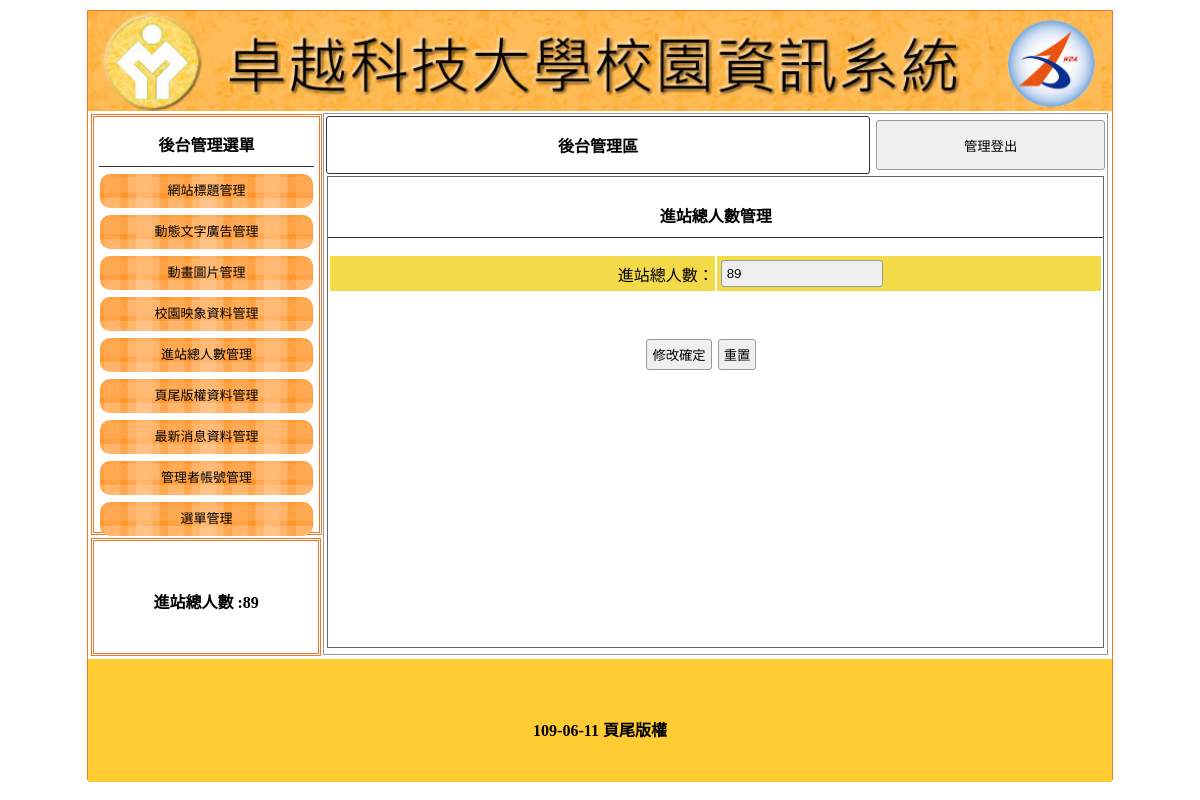
The page /admin.php?do=total on the database its author committed.
### tables this page shows
CREATE TABLE `title` (
  `id` int(10) UNSIGNED NOT NULL,
  `img` text NOT NULL,
  `text` text NOT NULL,
  `sh` int(1) NOT NULL
);

CREATE TABLE `total` (
  `id` int(10) UNSIGNED NOT NULL,
  `total` int(10) UNSIGNED NOT NULL
);

CREATE TABLE `bottom` (
  `id` int(10) UNSIGNED NOT NULL,
  `bottom` varchar(128) NOT NULL
);

### base.php (called while the page is built, shortened)
<?php
class DB{
    private $dsn="mysql:host=localhost;charset=utf8;dbname=db05";
    private $root="root";
    private $password="";
    private $table;
    private $pdo;
    public function __construct($table){
        $this->table=$table;
        $this->pdo=new PDO($this->dsn,$this->root,$this->password);
    }
public function find($arg){
    $sql="select * from $this->table ";
    if( is_array($arg)){
        foreach($arg as $key => $value){
            $tmp[]=sprintf("`%s`='%s'",$key,$value);
        }
        $sql=$sql. " where ".implode(" && ",$tmp);
    }else{
        $sql=$sql. " where `id`='$arg'";
    }
    return $this->pdo->query($sql)->fetch(PDO::FETCH_ASSOC);
}
}
?>

### admin.php (the view, shortened to what this page needs)
<?php include_once "base.php";?>
<!DOCTYPE html
    PUBLIC "-//W3C//DTD XHTML 1.0 Transitional//EN" "http://www.w3.org/TR/xhtml1/DTD/xhtml1-transitional.dtd">
<html xmlns="http://www.w3.org/1999/xhtml">
<head>
    <link href="./css/css.css" rel="stylesheet" type="text/css">
</head>
<body>
    <div id="main">
        <?php
            $title=new DB('title');
            $ti=$title->find(['sh'=>1]);
        ?>
        <a title="<?=$ti['text'];?>" href="index.php">
            <div class="ti" style="background:url(&#39;img/<?=$ti['img'];?>&#39;); background-size:cover;"></div>
        </a>
        <div id="ms">
            <div id="lf" style="float:left;">
                <div id="menuput" class="dbor">
                    <span class="t botli">後台管理選單</span>
                    <a style="color:#000; font-size:13px; text-decoration:none;"
                        href="admin.php?do=title">
                        <div class="mainmu">
                            網站標題管理 </div>
                    </a>
                    <a style="color:#000; font-size:13px; text-decoration:none;" href="?do=ad">
                        <div class="mainmu">
                            動態文字廣告管理 </div>
                    </a>
                    <a style="color:#000; font-size:13px; text-decoration:none;" href="?do=mvim">
                        <div class="mainmu">
                            動畫圖片管理 </div>
                    </a>
                    <a style="color:#000; font-size:13px; text-decoration:none;" href="?do=image">
                        <div class="mainmu">
                            校園映象資料管理 </div>
                    </a>
                    <a style="color:#000; font-size:13px; text-decoration:none;" href="?do=total">
                        <div class="mainmu">
                            進站總人數管理 </div>
                    </a>
                    <a style="color:#000; font-size:13px; text-decoration:none;" href="?do=bottom">
                        <div class="mainmu">
                            頁尾版權資料管理 </div>
                    </a>
                    <a style="color:#000; font-size:13px; text-decoration:none;" href="?do=news">
                        <div class="mainmu">
                            最新消息資料管理 </div>
                    </a>
                    <a style="color:#000; font-size:13px; text-decoration:none;" href="?do=admin">
                        <div class="mainmu">
                            管理者帳號管理 </div>
                    </a>
                    <a style="color:#000; font-size:13px; text-decoration:none;" href="?do=menu">
                        <div class="mainmu">
                            選單管理 </div>
                    </a>
                </div>
                <div class="dbor" style="margin:3px; width:95%; height:20%; line-height:100px;">
                <span class="t">進站總人數 :<?php
                        $total=new DB("total");
                        $tt=$total->find(1);
                        echo $tt['total'];
                    ?></span>
                </div>
            </div>
            <div class="di"
                style="height:540px; border:#999 1px solid; width:76.5%; margin:2px 0px 0px 0px; float:left; position:relative; left:20px;">
                <table width="100%">
                    <tbody>
                        <tr>
                            <td style="width:70%;font-weight:800; border:#333 1px solid; border-radius:3px;"
                                class="cent"><a href="?do=admin" style="color:#000; text-decoration:none;">後台管理區</a>
                            </td>
                            <td><button onclick="document.cookie=&#39;user=&#39;;location.replace(&#39;?&#39;)"
                                    style="width:99%; margin-right:2px; height:50px;">管理登出</button></td>
                        </tr>
                    </tbody>
                </table>
                <?php
                        $do=(!empty($_GET['do']))?$_GET['do']:'title';
                        $file='backend/'.$do.".php";
				        if(file_exists($file)){
                            include $file;
                        }else{
                            include 'backend/title.php';
                        }
				?>
            </div>
        </div>
        <div
            style="width:1024px; left:0px; position:relative; background:#FC3; margin-top:4px; height:123px; display:block;">
            <span class="t" style="line-height:123px;">
            <?php
                $bottom=new DB('bottom');
                $bt=$bottom->find(1);
                echo $bt['bottom'];
            ?></span>
        </div>
    </div>
</body>
</html>

### backend/total.php (shortened to what this page needs)
<div style="width:99%; height:87%; margin:auto; overflow:auto; border:#666 1px solid;">
                    <p class="t cent botli">進站總人數管理</p>
                    <form method="post"  action="api/edit_info.php">
                        <table width="100%">
                            <tbody>
                                <tr class="yel">
                                    <td width="50%" style="text-align:right">進站總人數：</td>
                                    <?php $total=new DB('total');
                                          $tt=$total->find(1);?>
                                    <td width="50%" style="text-align:left"><input type="text" name="total" value="<?=$tt['total'];?>"></td>
                                </tr>
                            </tbody>
                        </table>
                        <table style="margin-top:40px; width:70%;">
                            <tbody>
                                <tr>
                                    <td width="200px"></td>
                                    <td class="cent"><input type="submit" value="修改確定"><input type="reset" value="重置">
                                    </td>
                                </tr>
                            </tbody>
                        </table>
                    </form>
                </div>

### css/css.css (style rules this page uses)
body { padding:0px; margin:0px; }
#main { width:1024px; height:768px; margin:10px auto 10px auto; border:#EE7728 1px solid; position:relative; }
.ti { width:100%; height:100px; position:relative; background-size:cover; background-repeat:no-repeat; }
.dbor { border:#EE7728 double 3px; margin:1px; padding:2px 10px 2px 10px; }
.t { font-weight:800; display:block; text-align:center; padding:10px 1px 10px 1px; }
.botli { border-bottom:#333 1px solid; }
.mainmu { position:relative; border-radius:10px; background:url(../icon/menu.fw.png) center no-repeat; background-size:cover; line-height:30px; padding:2px 10px 2px 10px; margin:7px 1px 7px 1px; height:30px; text-align: center; }
#lf { height:540px; width:21%; display:inline-block; }
#menuput { width:100%; height:75%; position:relative; padding:5px; display:block; margin: 3px; }
.di { display:inline-block; }
.cent { text-align:center; }
input,button { border:#999 1px solid; border-radius:3px; background:#EFEFEF; padding:5px; margin:3px; }
input[type=text],input[type=password] { width:150px; }
.yel td { background:#F3DA49; text-align:center; }

### rows shown on the page
title: img (picture)
total: total "89"
bottom: bottom "109-06-11 頁尾版權"
